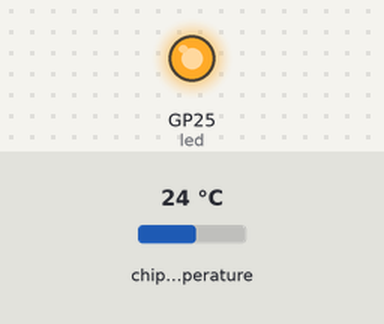
Bench run of a program on a simulated Raspberry Pi Pico running MicroPython. On the bench: output pins drawn as LEDs (lit = HIGH). Inputs (shaded band) come from the test bench; at power-on: chip temperature 24 °C. Files the program writes start out absent.

Above: at 0.05 s.
At 2.3 s:
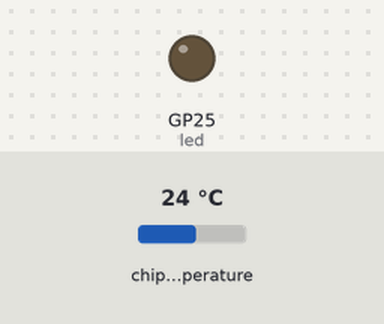
Timing chart, 0 to 6.0 s (numbered marks = the images above):
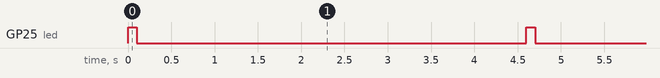

Measured:
- by itself, GP25 (led): alternates HIGH for 0.10 s and LOW for 4.5 s

The program:

logger.py
```python
from machine import Pin
import machine
import utime
# import _thread
import sys
import os

sensor_temp = machine.ADC(4)
conversion_factor = 3.3 / (65535)
led = Pin('LED', Pin.OUT)

running_sum = 0
running_index = 0

avg_factor = 150
sampling_time = 1
temp_offset = 9.4
led_blink_time = 0.1
sample_size = 240

running_sample_size = 0

contains_log = False
file_name = 'temp_log.csv'

def led_blink():
    led.on()
    utime.sleep(led_blink_time)
    led.off()

for element in os.listdir():
    if (element == file_name):
        contains_log = True

if (contains_log):
    print('contains log')
    sys.exit()

f = open(file_name, 'w')

#for i in range(int(sample_size * ((avg_factor * sampling_time) / 60) / 60)):
#    led_blink()
#    utime.sleep(0.5)

while True:
    reading = sensor_temp.read_u16() * conversion_factor
    running_sum += reading

    if (running_index % 5 == 0):
        led_blink()

    if ((running_index + 1) == avg_factor):
        temperature = ((27 - ((running_sum/avg_factor) - 0.706)/0.001721) - temp_offset)
        running_index = 0
        running_sum = 0
        running_sample_size += 1
        f.write('{0}: {1}\n'.format(utime.mktime(utime.localtime()), temperature))
    else:
        running_index += 1

    if (running_sample_size == sample_size):
        f.close()
        sys.exit()
    utime.sleep(sampling_time - led_blink_time)
```
